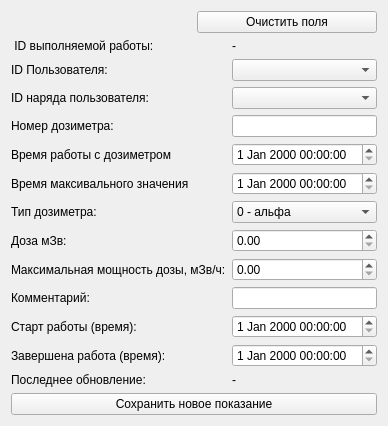
                            <widget class="QWidget" name="scrollAreaWidgetContents_9">
                             <property name="geometry">
                              <rect>
                               <x>0</x>
                               <y>0</y>
                               <width>336</width>
                               <height>422</height>
                              </rect>
                             </property>
                             <layout class="QGridLayout" name="gridLayout_70">
                              <item row="1" column="1">
                               <layout class="QVBoxLayout" name="verticalLayout_ForDoseBtn">
                                <item>
                                 <widget class="QPushButton" name="pushButton_DoseSaveNew">
                                  <property name="text">
                                   <string>Сохранить новое показание</string>
                                  </property>
                                 </widget>
                                </item>
                               </layout>
                              </item>
                              <item row="0" column="1">
                               <layout class="QGridLayout" name="gridLayout_71">
                                <item row="0" column="1">
                                 <widget class="QPushButton" name="pushButton_DoseCleanInput">
                                  <property name="text">
                                   <string>Очистить поля</string>
                                  </property>
                                 </widget>
                                </item>
                                <item row="1" column="0" colspan="2">
                                 <layout class="QGridLayout" name="gridLayout_72">
                                  <item row="0" column="1">
                                   <widget class="QLabel" name="label_DoseId">
                                    <property name="text">
                                     <string>-</string>
                                    </property>
                                   </widget>
                                  </item>
                                  <item row="8" column="0">
                                   <widget class="QLabel" name="label_177">
                                    <property name="text">
                                     <string>Тип дозиметра:</string>
                                    </property>
                                   </widget>
                                  </item>
                                  <item row="13" column="0">
                                   <widget class="QLabel" name="label_186">
                                    <property name="text">
                                     <string>Старт работы (время):</string>
                                    </property>
                                   </widget>
                                  </item>
                                  <item row="5" column="1">
                                   <widget class="QDateTimeEdit" name="timeEdit_Time"/>
                                  </item>
                                  <item row="3" column="1">
                                   <widget class="QLineEdit" name="spinBox_DoseNomerPdd"/>
                                  </item>
                                  <item row="3" column="0">
                                   <widget class="QLabel" name="label_176">
                                    <property name="text">
                                     <string>Номер дозиметра:</string>
                                    </property>
                                   </widget>
                                  </item>
                                  <item row="12" column="0">
                                   <widget class="QLabel" name="label_181">
                                    <property name="text">
                                     <string>Комментарий:</string>
                                    </property>
                                   </widget>
                                  </item>
                                  <item row="16" column="0">
                                   <widget class="QLabel" name="label_184">
                                    <property name="text">
                                     <string>Завершена работа (время):</string>
                                    </property>
                                   </widget>
                                  </item>
                                  <item row="17" column="1">
                                   <widget class="QLabel" name="label_DoseLastUpdate">
                                    <property name="text">
                                     <string>-</string>
                                    </property>
                                   </widget>
                                  </item>
                                  <item row="8" column="1">
                                   <widget class="QComboBox" name="comboBox_TypePpd">
                                    <item>
                                     <property name="text">
                                      <string>0 - альфа</string>
                                     </property>
                                    </item>
                                    <item>
                                     <property name="text">
                                      <string>1 - гамма</string>
                                     </property>
                                    </item>
                                    <item>
                                     <property name="text">
                                      <string>2 - нейтроны</string>
                                     </property>
                                    </item>
                                    <item>
                                     <property name="text">
                                      <string>3 - бета</string>
                                     </property>
                                    </item>
                                   </widget>
                                  </item>
                                  <item row="11" column="0">
                                   <widget class="QLabel" name="label_178">
                                    <property name="text">
                                     <string>Mаксимальная мощность дозы, мЗв/ч:</string>
                                    </property>
                                   </widget>
                                  </item>
                                  <item row="12" column="1">
                                   <widget class="QLineEdit" name="lineEdit_DoseNote"/>
                                  </item>
                                  <item row="11" column="1">
                                   <widget class="QDoubleSpinBox" name="spinBox_DoseRateMax"/>
                                  </item>
                                  <item row="2" column="1">
                                   <widget class="QComboBox" name="comboBox_DoseUsersDutyId"/>
                                  </item>
                                  <item row="5" column="0">
                                   <widget class="QLabel" name="label_179">
                                    <property name="text">
                                     <string>Время работы c дозиметром</string>
                                    </property>
                                   </widget>
                                  </item>
                                  <item row="0" column="0">
                                   <widget class="QLabel" name="label_183">
                                    <property name="text">
                                     <string> ID выполняемой работы:</string>
                                    </property>
                                   </widget>
                                  </item>
                                  <item row="13" column="1">
                                   <widget class="QDateTimeEdit" name="timeEdit_DoseStartWork"/>
                                  </item>
                                  <item row="7" column="0">
                                   <widget class="QLabel" name="label_180">
                                    <property name="text">
                                     <string>Время максивального значения</string>
                                    </property>
                                   </widget>
                                  </item>
                                  <item row="2" column="0">
                                   <widget class="QLabel" name="label_182">
                                    <property name="text">
                                     <string>ID наряда пользователя:</string>
                                    </property>
                                   </widget>
                                  </item>
                                  <item row="1" column="0">
                                   <widget class="QLabel" name="label_175">
                                    <property name="text">
                                     <string>ID Пользователя:</string>
                                    </property>
                                   </widget>
                                  </item>
                                  <item row="9" column="0">
                                   <widget class="QLabel" name="label_174">
                                    <property name="text">
                                     <string>Доза мЗв:</string>
                                    </property>
                                   </widget>
                                  </item>
                                  <item row="16" column="1">
                                   <widget class="QDateTimeEdit" name="timeEdit_FinishWork"/>
                                  </item>
                                  <item row="1" column="1">
                                   <widget class="QComboBox" name="comboBox_DoseUserId"/>
                                  </item>
                                  <item row="17" column="0">
                                   <widget class="QLabel" name="label_185">
                                    <property name="text">
                                     <string>Последнее обновление:</string>
                                    </property>
                                   </widget>
                                  </item>
                                  <item row="9" column="1">
                                   <widget class="QDoubleSpinBox" name="doubleSpinBox_DoseDose"/>
                                  </item>
                                  <item row="7" column="1">
                                   <widget class="QDateTimeEdit" name="timeEdit_DoseTimeMax"/>
                                  </item>
                                 </layout>
                                </item>
                                <item row="0" column="0">
                                 <spacer name="horizontalSpacer_11">
                                  <property name="orientation">
                                   <enum>Qt::Vertical</enum>
                                  </property>
                                  <property name="sizeType">
                                   <enum>QSizePolicy::Fixed</enum>
                                  </property>
                                  <property name="sizeHint" stdset="0">
                                   <size>
                                    <width>40</width>
                                    <height>20</height>
                                   </size>
                                  </property>
                                 </spacer>
                                </item>
                               </layout>
                              </item>
                             </layout>
                            </widget>
